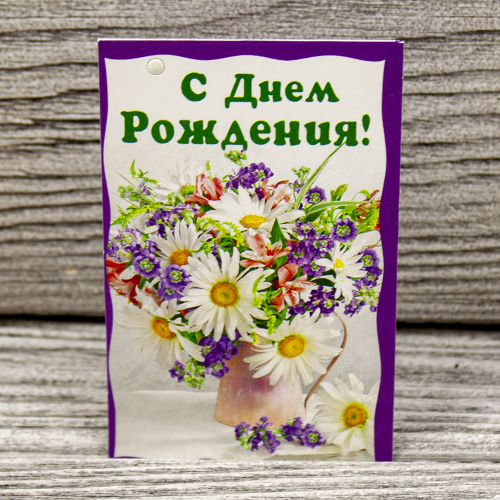
#> input picture otkritka.jpg, 1000 x 1000 px (shown at 1/2 size)
$ python 101.py
#> lines starting #> are read from the running program, lines starting #| are printed output that depends on the picture
from PIL import Image
from PIL import ImageFont, ImageDraw
img = Image.open('otkritka.jpg')
#> img is the input picture: PIL image 1000x1000 RGB; mean R, G, B 163.3, 150.9, 139.4
res = img.crop((200, 100, 800, 800))
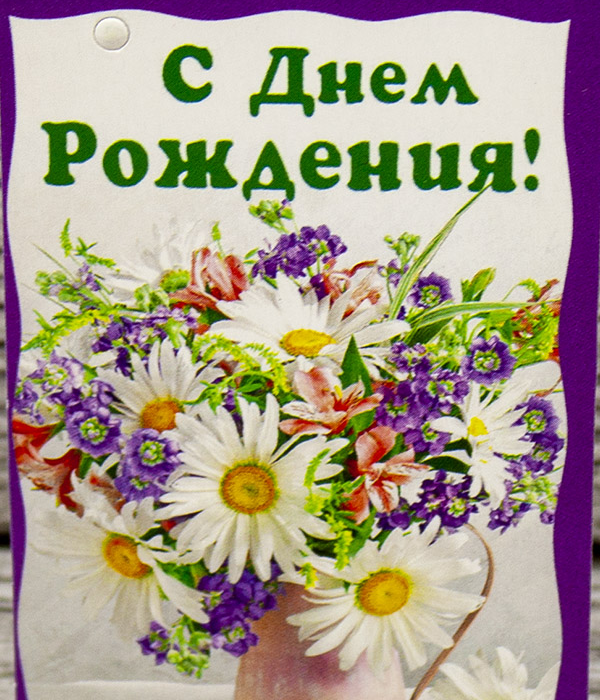
#> res: PIL image 600x700 RGB; mean R, G, B 169.3, 155.8, 140
res.save('croped.jpg')
